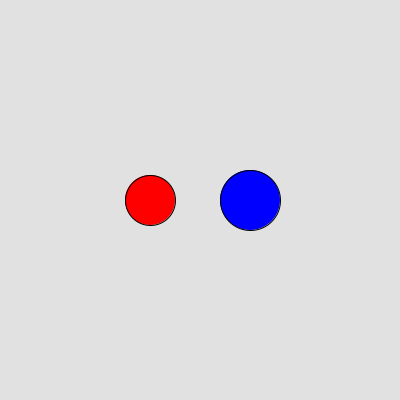
Frame 1 (no input)
Frame 60 (the mouse pressed at the canvas centre just before this capture): identical to frame 1, image omitted
Frame 120 (the mouse held since frame 60 and released just before this capture): identical to frame 1, image omitted

The Processing sketch that drew this single still picture (run headless with seeded random() and noise(); from frame 60 on, the mouse is pressed at the canvas centre):

// Processing sketch: Detecci_n_de_colisiones
// ── Detecci_n_de_colisiones.pde

// Propiedades de las elipses
float ellipse1X, ellipse1Y; // Coordenadas de la elipse 1
float ellipse2X, ellipse2Y; // Coordenadas de la elipse 2
float ellipse1Size = 50; // Tamaño de la elipse 1
float ellipse2Size = 60; // Tamaño de la elipse 2

void setup() {
  size(400, 400);
  // Posiciones iniciales de las elipses
  ellipse1X = width / 2 - 50;
  ellipse1Y = height / 2;
  ellipse2X = width / 2 + 50;
  ellipse2Y = height / 2;
}

void draw() {
  background(225);
  
  // Dibujar elipse 1
  fill(255, 0, 0);
  ellipse(ellipse1X, ellipse1Y, ellipse1Size, ellipse1Size);
  
  // Dibujar elipse 2
  fill(0, 0, 255);
  ellipse(ellipse2X, ellipse2Y, ellipse2Size, ellipse2Size);
  
  // Calcular distancia entre los centros de las elipses
  float distanceBetweenEllipses = dist(ellipse1X, ellipse1Y, ellipse2X, ellipse2Y);
  
  // Suma de los radios de las elipses
  float sumOfRadii = ellipse1Size / 2 + ellipse2Size / 2;
  
  // Detectar colisión
  if (distanceBetweenEllipses < sumOfRadii) {
    // Colisión detectada
    fill(0);
    text("Colisión detectada", width/2 - 60, height - 20);
  }
}

void keyPressed() {
  // Movimiento de las elipses con teclas de flecha
  if (keyCode == UP) {
    ellipse1Y -= 5;
  } else if (keyCode == DOWN) {
    ellipse1Y += 5;
  } else if (keyCode == LEFT) {
    ellipse1X -= 5;
  } else if (keyCode == RIGHT) {
    ellipse1X += 5;
  }
  
  if (key == 'w' || key == 'W') {
    ellipse2Y -= 5;
  } else if (key == 's' || key == 'S') {
    ellipse2Y += 5;
  } else if (key == 'a' || key == 'A') {
    ellipse2X -= 5;
  } else if (key == 'd' || key == 'D') {
    ellipse2X += 5;
  }
}
